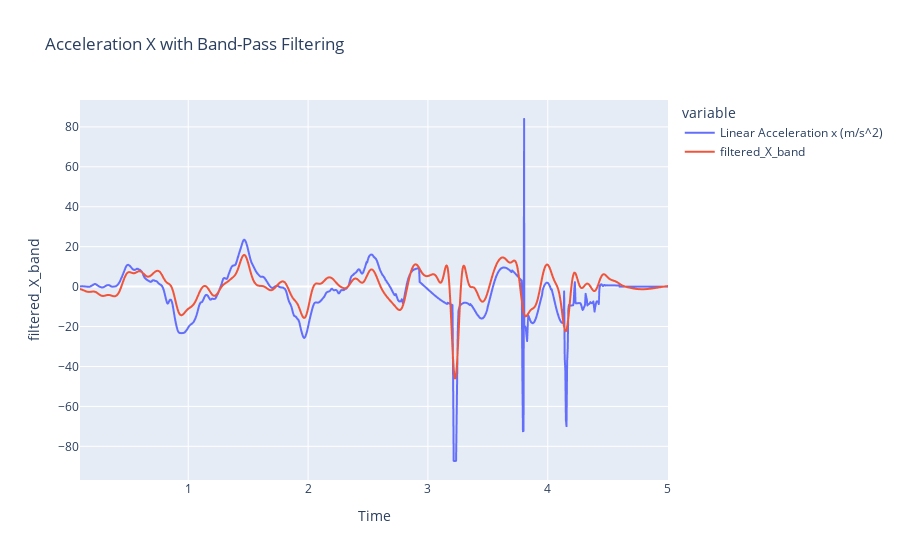
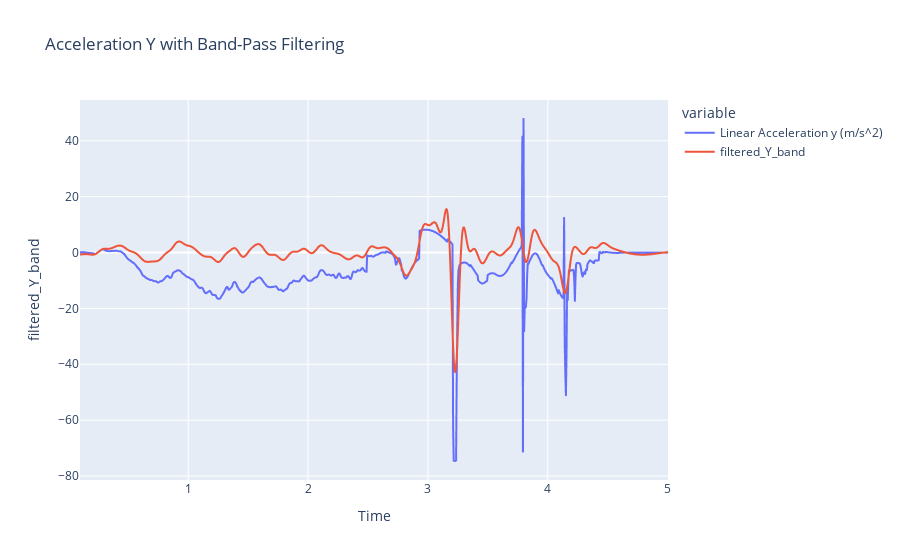
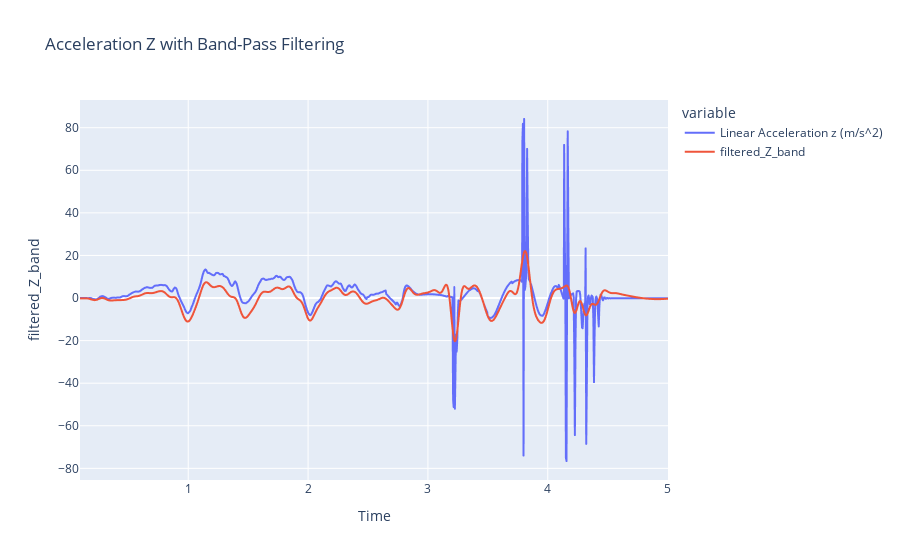

These figures' notebook cell, in order:
### Markdown cell above
# Frequenzfilter

Hier wird das Rauschen reduziert. Dafür nutzen wir Butterworth aus der Vorlesung. Damit werden hoch- bzw. niederfrequente Signale gefiltert. 
Zuerst folgen die niederfrequenten Signale, dann die hochfrequenten:

### Code cell
filtered_new_data = new_data.copy()

filter_order = 4
low_cutoff = 0.5
high_cutoff = 5

# Hier nutzen wir den butterwort filter um die Daten zu glätten
b, a = butter(filter_order, [low_cutoff, high_cutoff], btype='band', analog=False, fs=100)

# Wende den Filter auf die Beschleunigungssignale an
filtered_new_data['filtered_X_band'] = filtfilt(b, a, new_data['Linear Acceleration x (m/s^2)'])
filtered_new_data['filtered_Y_band'] = filtfilt(b, a, new_data['Linear Acceleration y (m/s^2)'])
filtered_new_data['filtered_Z_band'] = filtfilt(b, a, new_data['Linear Acceleration z (m/s^2)'])

plot_filter(filtered_new_data, 'Linear Acceleration x (m/s^2)', 'filtered_X_band', 'Acceleration X with Band-Pass Filtering')
plot_filter(filtered_new_data, 'Linear Acceleration y (m/s^2)', 'filtered_Y_band', 'Acceleration Y with Band-Pass Filtering')
plot_filter(filtered_new_data, 'Linear Acceleration z (m/s^2)', 'filtered_Z_band', 'Acceleration Z with Band-Pass Filtering')

### Figure 1 — Plotly figure (JSON) as saved in the notebook; plotly's stock layout.template omitted (floating-point values rounded to 4 significant figures; data arrays with more than 128 entries replaced by an {"elided": "..."} marker saying what was removed)
{"data": [{"hovertemplate": "variable=Linear Acceleration x (m/s^2)<br>Time (s)=%{x}<br>value=%{y}<extra></extra>", "legendgroup": "Linear Acceleration x (m/s^2)", "line": {"color": "#636efa", "dash": "solid"}, "marker": {"symbol": "circle"}, "mode": "lines", "name": "Linear Acceleration x (m/s^2)", "showlegend": true, "type": "scattergl", "x": {"elided": "986 float values"}, "xaxis": "x", "y": {"elided": "986 float values"}, "yaxis": "y"}, {"hovertemplate": "variable=filtered_X_band<br>Time (s)=%{x}<br>value=%{y}<extra></extra>", "legendgroup": "filtered_X_band", "line": {"color": "#EF553B", "dash": "solid"}, "marker": {"symbol": "circle"}, "mode": "lines", "name": "filtered_X_band", "showlegend": true, "type": "scattergl", "x": {"elided": "986 float values"}, "xaxis": "x", "y": {"elided": "986 float values"}, "yaxis": "y"}], "layout": {"legend": {"title": {"text": "variable"}, "tracegroupgap": 0}, "title": {"text": "Acceleration X with Band-Pass Filtering"}, "xaxis": {"anchor": "y", "domain": [0, 1], "title": {"text": "Time"}}, "yaxis": {"anchor": "x", "domain": [0, 1], "title": {"text": "filtered_X_band"}}}}

### Figure 2 — Plotly figure (JSON) as saved in the notebook; plotly's stock layout.template omitted (floating-point values rounded to 4 significant figures; data arrays with more than 128 entries replaced by an {"elided": "..."} marker saying what was removed)
{"data": [{"hovertemplate": "variable=Linear Acceleration y (m/s^2)<br>Time (s)=%{x}<br>value=%{y}<extra></extra>", "legendgroup": "Linear Acceleration y (m/s^2)", "line": {"color": "#636efa", "dash": "solid"}, "marker": {"symbol": "circle"}, "mode": "lines", "name": "Linear Acceleration y (m/s^2)", "showlegend": true, "type": "scattergl", "x": {"elided": "986 float values"}, "xaxis": "x", "y": {"elided": "986 float values"}, "yaxis": "y"}, {"hovertemplate": "variable=filtered_Y_band<br>Time (s)=%{x}<br>value=%{y}<extra></extra>", "legendgroup": "filtered_Y_band", "line": {"color": "#EF553B", "dash": "solid"}, "marker": {"symbol": "circle"}, "mode": "lines", "name": "filtered_Y_band", "showlegend": true, "type": "scattergl", "x": {"elided": "986 float values"}, "xaxis": "x", "y": {"elided": "986 float values"}, "yaxis": "y"}], "layout": {"legend": {"title": {"text": "variable"}, "tracegroupgap": 0}, "title": {"text": "Acceleration Y with Band-Pass Filtering"}, "xaxis": {"anchor": "y", "domain": [0, 1], "title": {"text": "Time"}}, "yaxis": {"anchor": "x", "domain": [0, 1], "title": {"text": "filtered_Y_band"}}}}

### Figure 3 — Plotly figure (JSON) as saved in the notebook; plotly's stock layout.template omitted (floating-point values rounded to 4 significant figures; data arrays with more than 128 entries replaced by an {"elided": "..."} marker saying what was removed)
{"data": [{"hovertemplate": "variable=Linear Acceleration z (m/s^2)<br>Time (s)=%{x}<br>value=%{y}<extra></extra>", "legendgroup": "Linear Acceleration z (m/s^2)", "line": {"color": "#636efa", "dash": "solid"}, "marker": {"symbol": "circle"}, "mode": "lines", "name": "Linear Acceleration z (m/s^2)", "showlegend": true, "type": "scattergl", "x": {"elided": "986 float values"}, "xaxis": "x", "y": {"elided": "986 float values"}, "yaxis": "y"}, {"hovertemplate": "variable=filtered_Z_band<br>Time (s)=%{x}<br>value=%{y}<extra></extra>", "legendgroup": "filtered_Z_band", "line": {"color": "#EF553B", "dash": "solid"}, "marker": {"symbol": "circle"}, "mode": "lines", "name": "filtered_Z_band", "showlegend": true, "type": "scattergl", "x": {"elided": "986 float values"}, "xaxis": "x", "y": {"elided": "986 float values"}, "yaxis": "y"}], "layout": {"legend": {"title": {"text": "variable"}, "tracegroupgap": 0}, "title": {"text": "Acceleration Z with Band-Pass Filtering"}, "xaxis": {"anchor": "y", "domain": [0, 1], "title": {"text": "Time"}}, "yaxis": {"anchor": "x", "domain": [0, 1], "title": {"text": "filtered_Z_band"}}}}
